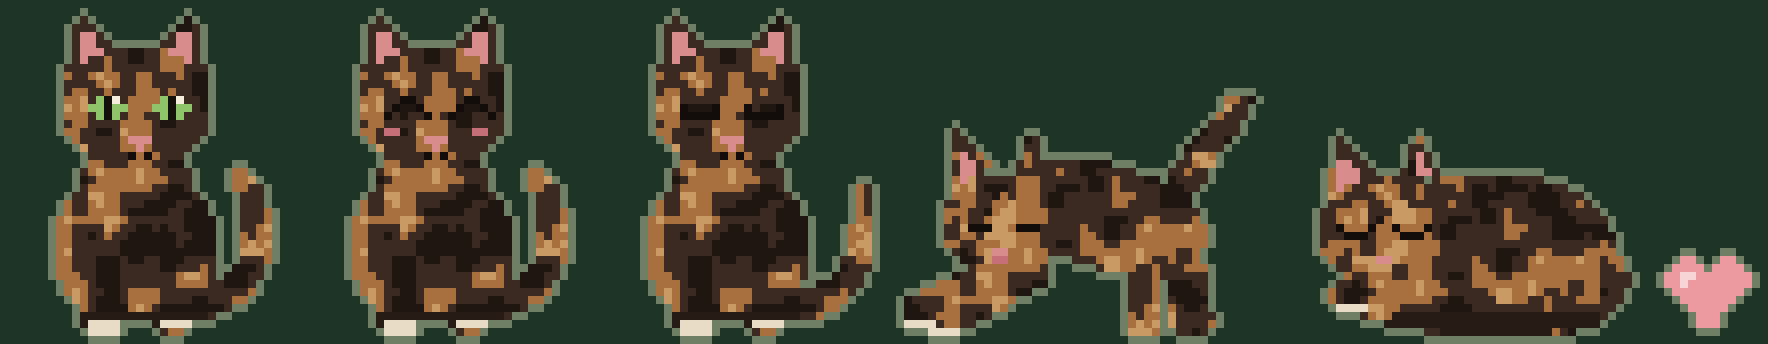

Write the Python code that produced this figure.
"""
Générateur des sprites du chat de Fern (widget « Le chat »).

Le chat est décrit par des formes simples (ellipses, triangles, queue en courbe), converties en pixels,
puis marbrées façon écaille de tortue avec un « bruit » (des taches au hasard, mais toujours les mêmes).

Usage (depuis la racine du dépôt) :
    python3 design/tools/chat_sprites.py
→ réécrit app/src/main/java/com/atelierjlg/fern/ui/widgets/CatSprites.kt
→ et un aperçu design/tools/chat_sprites.png (nécessite Pillow : pip install pillow)

Pour retoucher : change les formes dans sit() / sleep() / stretch(), les seuils dans fur(),
ou les couleurs dans PAL, puis relance le script.
"""
import math
from PIL import Image, ImageDraw

def h(ix, iy, seed=7):
    v = math.sin(ix * 127.1 + iy * 311.7 + seed * 74.7) * 43758.5453
    return v - math.floor(v)

def noise(x, y, scale=4.5, seed=7):
    x /= scale; y /= scale
    x0, y0 = math.floor(x), math.floor(y); fx, fy = x - x0, y - y0
    sx, sy = fx*fx*(3-2*fx), fy*fy*(3-2*fy)
    a = h(x0,y0,seed)*(1-sx) + h(x0+1,y0,seed)*sx
    b = h(x0,y0+1,seed)*(1-sx) + h(x0+1,y0+1,seed)*sx
    return a*(1-sy) + b*sy

def ell(cx, cy, rx, ry, ang=0):
    c, s = math.cos(math.radians(ang)), math.sin(math.radians(ang))
    def f(x, y):
        dx, dy = x-cx, y-cy
        u, v = dx*c + dy*s, -dx*s + dy*c
        return (u/rx)**2 + (v/ry)**2 <= 1
    return f

def tri(p1, p2, p3):
    def f(x, y):
        def sgn(a, b, c): return (x-b[0])*(a[1]-b[1]) - (a[0]-b[0])*(y-b[1])
        d1, d2, d3 = sgn(p1,p2,p3), sgn(p2,p3,p1), sgn(p3,p1,p2)
        neg = d1 < 0 or d2 < 0 or d3 < 0; pos = d1 > 0 or d2 > 0 or d3 > 0
        return not (neg and pos)
    return f

def capsule(x1, y1, x2, y2, r):
    def f(x, y):
        dx, dy = x2-x1, y2-y1; L = dx*dx+dy*dy
        t = max(0, min(1, ((x-x1)*dx + (y-y1)*dy)/L)) if L else 0
        px, py = x1+t*dx, y1+t*dy
        return (x-px)**2 + (y-py)**2 <= r*r
    return f

def bezier_tail(pts, r, n=40):
    caps = []
    def B(t):
        (x0,y0),(x1,y1),(x2,y2),(x3,y3) = pts
        u = 1-t
        return (u**3*x0+3*u*u*t*x1+3*u*t*t*x2+t**3*x3, u**3*y0+3*u*u*t*y1+3*u*t*t*y2+t**3*y3)
    prev = B(0)
    for i in range(1, n+1):
        p = B(i/n); rr = r*(1-0.35*i/n)
        caps.append(capsule(prev[0],prev[1],p[0],p[1],rr)); prev = p
    return lambda x, y: any(c(x,y) for c in caps)

class Canvas:
    def __init__(s, w, hgt): s.w, s.h = w, hgt; s.g = [['.']*w for _ in range(hgt)]
    def fill(s, shape, ch, mask=None, ss=3):
        for y in range(s.h):
            for x in range(s.w):
                cnt = sum(shape(x+(i+.5)/ss, y+(j+.5)/ss) for i in range(ss) for j in range(ss))
                if cnt*2 >= ss*ss and (mask is None or mask(x, y, s.g[y][x])):
                    s.g[y][x] = ch(x, y) if callable(ch) else ch
    def px(s, x, y, ch):
        if 0 <= x < s.w and 0 <= y < s.h: s.g[y][x] = ch
    def rows(s): return [''.join(r) for r in s.g]

def fur(x, y):
    # Deux « octaves » de bruit : de grandes plaques + des mouchetures, pour un marbrage naturel.
    n = 0.65 * noise(x, y, 4.0) + 0.35 * noise(x + 31, y + 9, 1.8, 5)
    if n > 0.70: return 'l' if noise(x, y, 1.3, 9) > 0.55 else 'o'
    if n > 0.63: return 'o'
    if n < 0.40: return 'k'
    return 'b'

def body_mask(x, y, cur): return cur != '.'

# ── Assis, de face ─────────────────────────────────────────────────────────
def sit(eyes='open', tail=0, blush=False):
    c = Canvas(34, 40)
    tails = [((22,36),(32,36),(33,26),(29,20)), ((22,36),(31,37),(34,30),(33,22))]
    c.fill(bezier_tail(tails[tail], 2.3), fur)
    c.fill(ell(16, 29, 10.5, 9.5), fur)                 # corps
    c.fill(ell(16, 22, 7.5, 6), fur)                    # poitrail
    c.fill(tri((7,8),(9,-1),(14,5)), fur)               # oreille gauche
    c.fill(tri((25,8),(23,-1),(18,5)), fur)             # oreille droite
    c.fill(ell(16, 11.5, 9.5, 8), fur)                  # tête
    c.fill(tri((8.6,6),(9.4,1.2),(12.3,4.6)), 'p')      # intérieur des oreilles
    c.fill(tri((23.4,6),(22.6,1.2),(19.7,4.6)), 'p')
    # liseré caramel au milieu du visage (typique de l'écaille de tortue)
    c.fill(ell(17.6, 12.5, 1.5, 6, -8), lambda x,y: 'o' if noise(x,y,2) > .45 else 'b', body_mask)
    c.fill(capsule(11.5, 33, 11.5, 38.5, 2.2), fur)     # pattes avant
    c.fill(capsule(20.5, 33, 20.5, 38.5, 2.2), fur)
    for x in range(10, 14): c.px(x, 38, 'w'); c.px(x, 39, 'w')
    for x in range(19, 23): c.px(x, 38, 'w')
    c.fill(ell(16, 37.6, 9.5, 1.6), 's', lambda x,y,cur: cur in 'bklo' and y >= 37)
    # yeux
    for ex in (12, 20):
        if eyes == 'open':
            c.fill(ell(ex+.5, 11.5, 2.4, 1.8), 'e')
            c.fill(ell(ex+.5, 11.5, .6, 1.6), 'n')
            c.px(ex+1, 10, 'W')
        elif eyes == 'closed':
            for dx in range(-2, 3): c.px(ex+dx, 12, 'd')
            c.px(ex-2, 11, 'd'); c.px(ex+2, 11, 'd')
        elif eyes == 'happy':
            for dx, dy in ((-2,12),(-1,11),(0,10),(1,10),(2,11),(3,12)): c.px(ex+dx, dy, 'd')
    # nez, bouche, moustaches
    c.px(16, 15, 'p'); c.px(15, 15, 'p'); c.px(17, 15, 'p'); c.px(16, 16, 'p')
    c.px(15, 17, 'd'); c.px(17, 17, 'd'); c.px(16, 16, 'p')
    if blush:
        for (bx, by) in ((10,14),(11,14),(21,14),(22,14)): c.px(bx, by, 'r')
    return c.rows()

# ── Endormi, roulé en boule ────────────────────────────────────────────────
def sleep():
    c = Canvas(44, 26)
    c.fill(ell(25, 15, 16, 9.5), fur)                   # corps
    c.fill(tri((5,9),(6,1),(11,6)), fur)                # oreilles
    c.fill(tri((14,7),(16,0),(19,6)), fur)
    c.fill(ell(12, 13, 8.5, 7), fur)                    # tête posée
    c.fill(tri((6.2,8),(6.6,3),(9.6,6.3)), 'p')
    c.fill(tri((15.4,6.3),(16.1,2.4),(17.8,6)), 'p')
    c.fill(ell(13, 14, 2, 5.5, 20), lambda x,y: 'l' if noise(x,y,2) > .4 else 'o', body_mask)
    c.fill(bezier_tail(((40,18),(43,26),(20,26),(6,21)), 2.4), fur)   # queue enroulée devant
    c.fill(capsule(7, 21, 13, 21, 2), fur)               # patte sous le menton
    for x in range(6, 10): c.px(x, 22, 'w')
    for ex in (8, 15):
        for dx in range(-1, 2): c.px(ex+dx, 13, 'd')
        c.px(ex-2, 12, 'd'); c.px(ex+2, 12, 'd')
    c.px(11, 16, 'p'); c.px(12, 16, 'p')
    c.fill(ell(26, 24.2, 15, 1.5), 's', lambda x,y,cur: cur in 'bklo' and y >= 23)
    return c.rows()

# ── L'étirement du matin, de profil ────────────────────────────────────────
def stretch():
    c = Canvas(46, 30)
    c.fill(bezier_tail(((36,11),(40,4),(43,2),(44,-1)), 2.1), fur)   # queue dressée
    c.fill(ell(26, 15, 13, 6.5, 14), fur)               # dos qui descend vers l'avant
    c.fill(capsule(35, 16, 37, 28, 2.6), fur)           # pattes arrière
    c.fill(capsule(31, 17, 31, 28, 2.4), fur)
    c.fill(capsule(16, 21, 3, 27, 2.3), fur)            # pattes avant allongées
    c.fill(capsule(17, 22, 6, 28, 2.3), fur)
    c.fill(tri((7,12),(7,4),(12,9)), fur)               # oreilles
    c.fill(tri((15,10),(17,3),(19,10)), fur)
    c.fill(ell(13, 16, 7.5, 6.3), fur)                  # tête basse
    c.fill(tri((7.8,11),(7.9,6.5),(10.5,9.6)), 'p')
    c.fill(ell(13, 17, 1.8, 5, 10), lambda x,y: 'l' if noise(x,y,2) > .4 else 'o', body_mask)
    for x in range(1, 5): c.px(x, 28, 'w')
    for x in range(4, 8): c.px(x, 29, 'w')
    for ex in (10, 16):                                  # yeux plissés de plaisir
        for dx in range(-1, 2): c.px(ex+dx, 16, 'd')
    c.px(12, 19, 'p'); c.px(13, 19, 'p'); c.px(12, 20, 'r'); c.px(13, 20, 'r')   # petit bâillement
    return c.rows()

def heart():
    c = Canvas(11, 10)
    c.fill(ell(3, 3, 2.6, 2.6), 'h'); c.fill(ell(8, 3, 2.6, 2.6), 'h')
    c.fill(tri((0.4,4),(10.6,4),(5.5,9.6)), 'h')
    c.px(2, 2, 'H'); c.px(3, 2, 'H'); c.px(2, 3, 'H')
    return c.rows()

PAL = {'b':'#3B2A22','k':'#1F1612','o':'#A8703F','l':'#C99A63','s':'#271B16','p':'#D98C8C',
       'r':'#C76F78','e':'#8FC46A','n':'#14100C','W':'#F4EEDD','d':'#120D0A','w':'#E8DCC6',
       'h':'#EC9AA0','H':'#F7D4D6'}

SPRITES = {
    'sitA': sit('open', 0), 'sitB': sit('closed', 1), 'happyA': sit('happy', 0, True),
    'happyB': sit('happy', 1, True), 'stretch': stretch(), 'sleep': sleep(), 'heart': heart(),
}

def preview(path, names, S=8):
    sp = [SPRITES[n] for n in names]
    W = sum((len(s[0])+3)*S for s in sp); H = (max(len(s) for s in sp)+3)*S
    img = Image.new('RGB', (W, H), '#1E3427'); d = ImageDraw.Draw(img); ox = 0
    for s in sp:
        rows = len(s); cols = len(s[0]); top = H - (rows+1)*S
        filled = lambda x, y: 0 <= y < rows and 0 <= x < cols and s[y][x] != '.'
        for y in range(-1, rows+1):
            for x in range(-1, cols+1):
                px, py = ox+(x+1)*S, top+y*S
                if filled(x, y): d.rectangle([px,py,px+S-1,py+S-1], fill=PAL[s[y][x]])
                elif filled(x-1,y) or filled(x+1,y) or filled(x,y-1) or filled(x,y+1):
                    d.rectangle([px,py,px+S-1,py+S-1], fill='#6F7F66')
        ox += (cols+3)*S
    img.save(path)

NAMES = {
    'sitA': "Assis, yeux ouverts", 'sitB': "Assis, clignement (queue de l'autre côté)",
    'happyA': "Nourri, content : yeux en ^, joues roses", 'happyB': "Nourri, queue de l'autre côté",
    'stretch': "L'étirement du matin (de profil)", 'sleep': "Endormi, roulé en boule", 'heart': "Le petit cœur",
}


def kotlin():
    out = ['package com.atelierjlg.fern.ui.widgets', '', 'import androidx.compose.ui.graphics.Color', '',
           '// FICHIER GÉNÉRÉ par design/tools/chat_sprites.py : modifier le script plutôt que ce fichier.', '',
           '/**', ' * Le chat de Jules, d\'après sa photo : écaille de tortue (brun très foncé marbré de caramel),',
           ' * yeux verts, pattes claires. Un caractère = un pixel (« . » = transparent).', ' */',
           'object CatSprites {', '    /** Ses vraies couleurs (pas celles du thème : c\'est son pelage !). */',
           '    val palette = mapOf(']
    out += [f"        '{k}' to Color(0xFF{v[1:].upper()})," for k, v in PAL.items() if k not in 'hH']
    out += ['    )', '', '    val heartPalette = mapOf(']
    out += [f"        '{k}' to Color(0xFF{v[1:].upper()})," for k, v in PAL.items() if k in 'hH']
    out += ['    )']
    for name, rows in SPRITES.items():
        out += ['', f'    /** {NAMES[name]}. */', f'    val {name} = listOf(']
        out += [f'        "{r}",' for r in rows]
        out += ['    )']
    out += ['}', '']
    return '\n'.join(out)


if __name__ == '__main__':
    import os
    root = os.path.dirname(os.path.dirname(os.path.dirname(os.path.abspath(__file__))))
    with open(os.path.join(root, 'app/src/main/java/com/atelierjlg/fern/ui/widgets/CatSprites.kt'), 'w') as f:
        f.write(kotlin())
    preview(os.path.join(root, 'design/tools/chat_sprites.png'), ['sitA', 'happyA', 'sitB', 'stretch', 'sleep', 'heart'])
